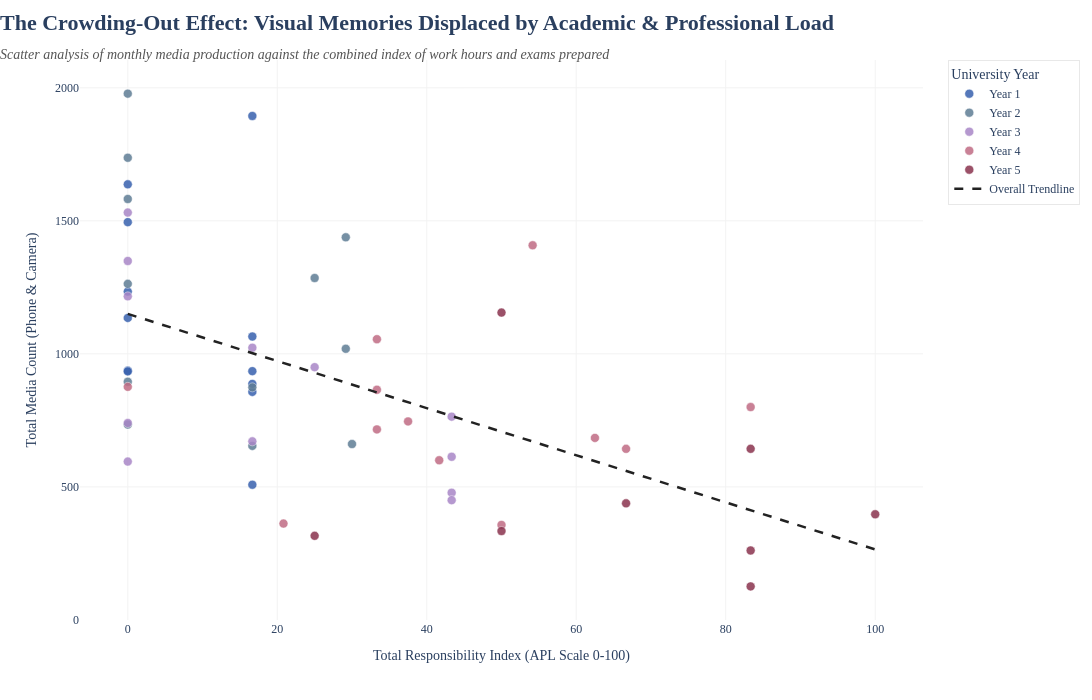

Write notebook code for a chart like this one.
### Markdown cell above
## Is there an actual correlation between the evolution of my Fof habits and the increase in responsabilities?

This section wills at verifying and visualizing the correlation between the increase in reposnabilities and the way my keeping track of memories has evolved.

The first step consists in discovering the correlation between the total media production and the hours of work and exams prepared.
First, I wanted to calculate my responsabilities by summing the hours of work and the load of the exams prepared. To do so, I reduced both to the same scale and summed them together, to have an overall **Academic & Professional Load index (APL)**. This index was compared with the total media produced (phone + camera) and the scatter plot was 
created.

### Code cell
import plotly.express as px
import pandas as pd

# min-max mormalization to create single scale for work and exams
min_work, max_work = df['work_hours'].min(), df['work_hours'].max()
min_exams, max_exams = df['exams_prepared'].min(), df['exams_prepared'].max()

df['work_norm'] = (df['work_hours'] - min_work) / (max_work - min_work) if max_work != min_work else 0
df['exams_norm'] = (df['exams_prepared'] - min_exams) / (max_exams - min_exams) if max_exams != min_exams else 0

# APL index
df['responsibility_index'] = ((df['work_norm'] + df['exams_norm']) / 2) * 100

# make uni years into strings
df['year_label'] = df['university_year'].apply(lambda x: f"Year {x}")

# scatter plot with regression line (OLS)
fig = px.scatter(
    df,
    x='responsibility_index',
    y='total_media_production',
    color='year_label',
    trendline="ols",                 
    trendline_scope="overall",       
    trendline_color_override="#222222", 
    labels={
        'responsibility_index': 'Total Responsibility Index (APL Scale 0-100)',
        'total_media_production': 'Total Media Count (Phone & Camera)',
        'year_label': 'University Year'
    },
    color_discrete_sequence=['#3861AE', '#5f7d95', '#a987c7', '#c06c84', '#8a334e'] 
)

# graph layout
fig.update_layout(
    font_family="Times New Roman",
    title_text="<b>The Crowding-Out Effect: Visual Memories Displaced by Academic & Professional Load</b><br><span style='font-size:14px; color:#555555;'><i>Scatter analysis of monthly media production against the combined index of work hours and exams prepared</i></span>",
    title_font_size=22,
    title_x=0.0, 
    plot_bgcolor="white",
    width=1100, 
    height=700,
    legend=dict(
        orientation="v",      
        yanchor="top",        
        y=1,
        xanchor="left",        
        x=1.03,                
        bgcolor="rgba(255,255,255,0.8)",
        bordercolor="#E8E8E8",
        borderwidth=1
    )
)

fig.update_xaxes(showgrid=True, gridcolor='#F3F3F3', zeroline=False)
fig.update_yaxes(showgrid=True, gridcolor='#F3F3F3', zeroline=False)

fig.update_traces(marker=dict(size=9, opacity=0.85, line=dict(width=0.5, color='white')))

# regression line styling
for trace in fig.data:
    if trace.mode == 'lines':
        trace.line.dash = 'dash'
        trace.line.width = 2.5
        trace.name = 'Overall Trendline'
        trace.showlegend = True

fig.show()

### Figure 1 — Plotly figure (JSON) as saved in the notebook; plotly's stock layout.template omitted (floating-point values rounded to 4 significant figures)
{"data": [{"hovertemplate": "University Year=Year 1<br>Total Responsibility Index (APL Scale 0-100)=%{x}<br>Total Media Count (Phone & Camera)=%{y}<extra></extra>", "legendgroup": "Year 1", "marker": {"color": "#3861AE", "line": {"color": "white", "width": 0.5}, "opacity": 0.85, "size": 9, "symbol": "circle"}, "mode": "markers", "name": "Year 1", "orientation": "v", "showlegend": true, "type": "scatter", "x": [0.0, 0.0, 0.0, 16.67, 16.67, 16.67, 0.0, 16.67, 16.67, 16.67, 0.0, 0.0], "xaxis": "x", "y": [937, 1637, 1135, 1894, 1065, 508, 934, 857, 887, 935, 1495, 1234], "yaxis": "y"}, {"hovertemplate": "University Year=Year 2<br>Total Responsibility Index (APL Scale 0-100)=%{x}<br>Total Media Count (Phone & Camera)=%{y}<extra></extra>", "legendgroup": "Year 2", "marker": {"color": "#5f7d95", "line": {"color": "white", "width": 0.5}, "opacity": 0.85, "size": 9, "symbol": "circle"}, "mode": "markers", "name": "Year 2", "orientation": "v", "showlegend": true, "type": "scatter", "x": [0.0, 0.0, 0.0, 16.67, 0.0, 29.17, 30.0, 29.17, 25.0, 16.67, 0.0, 0.0], "xaxis": "x", "y": [1737, 895, 1582, 874, 734, 1019, 661, 1438, 1285, 654, 1263, 1978], "yaxis": "y"}, {"hovertemplate": "University Year=Year 3<br>Total Responsibility Index (APL Scale 0-100)=%{x}<br>Total Media Count (Phone & Camera)=%{y}<extra></extra>", "legendgroup": "Year 3", "marker": {"color": "#a987c7", "line": {"color": "white", "width": 0.5}, "opacity": 0.85, "size": 9, "symbol": "circle"}, "mode": "markers", "name": "Year 3", "orientation": "v", "showlegend": true, "type": "scatter", "x": [0.0, 0.0, 16.67, 0.0, 16.67, 43.33, 43.33, 43.33, 43.33, 25.0, 0.0, 0.0], "xaxis": "x", "y": [1216, 595, 1023, 740, 671, 478, 613, 764, 450, 950, 1531, 1349], "yaxis": "y"}, {"hovertemplate": "University Year=Year 4<br>Total Responsibility Index (APL Scale 0-100)=%{x}<br>Total Media Count (Phone & Camera)=%{y}<extra></extra>", "legendgroup": "Year 4", "marker": {"color": "#c06c84", "line": {"color": "white", "width": 0.5}, "opacity": 0.85, "size": 9, "symbol": "circle"}, "mode": "markers", "name": "Year 4", "orientation": "v", "showlegend": true, "type": "scatter", "x": [20.83, 33.33, 41.67, 33.33, 54.17, 50.0, 37.5, 66.67, 83.33, 62.5, 33.33, 0.0], "xaxis": "x", "y": [362, 716, 600, 1055, 1408, 357, 746, 643, 800, 684, 865, 876], "yaxis": "y"}, {"hovertemplate": "University Year=Year 5<br>Total Responsibility Index (APL Scale 0-100)=%{x}<br>Total Media Count (Phone & Camera)=%{y}<extra></extra>", "legendgroup": "Year 5", "marker": {"color": "#8a334e", "line": {"color": "white", "width": 0.5}, "opacity": 0.85, "size": 9, "symbol": "circle"}, "mode": "markers", "name": "Year 5", "orientation": "v", "showlegend": true, "type": "scatter", "x": [25.0, 50.0, 50.0, 83.33, 83.33, 83.33, 66.67, 100.0], "xaxis": "x", "y": [316, 334, 1155, 643, 261, 126, 438, 397], "yaxis": "y"}, {"hovertemplate": "<b>OLS trendline</b><br>total_media_production = -8.85412 * responsibility_index + 1150.1<br>R<sup>2</sup>=0.315486<br><br>Total Responsibility Index (APL Scale 0-100)=%{x}<br>Total Media Count (Phone & Camera)=%{y} <b>(trend)</b><extra></extra>", "legendgroup": "Overall Trendline", "line": {"color": "#222222", "dash": "dash", "width": 2.5}, "marker": {"line": {"color": "white", "width": 0.5}, "opacity": 0.85, "size": 9}, "mode": "lines", "name": "Overall Trendline", "showlegend": true, "type": "scatter", "x": [0.0, 0.0, 0.0, 0.0, 0.0, 0.0, 0.0, 0.0, 0.0, 0.0, 0.0, 0.0, 0.0, 0.0, 0.0, 0.0, 0.0, 0.0, 16.67, 16.67, 16.67, 16.67, 16.67, 16.67, 16.67, 16.67, 16.67, 16.67, 20.83, 25.0, 25.0, 25.0, 29.17, 29.17, 30.0, 33.33, 33.33, 33.33, 37.5, 41.67, 43.33, 43.33, 43.33, 43.33, 50.0, 50.0, 50.0, 54.17, 62.5, 66.67, 66.67, 83.33, 83.33, 83.33, 83.33, 100.0], "xaxis": "x", "y": [1150.0, 1150.0, 1150.0, 1150.0, 1150.0, 1150.0, 1150.0, 1150.0, 1150.0, 1150.0, 1150.0, 1150.0, 1150.0, 1150.0, 1150.0, 1150.0, 1150.0, 1150.0, 1003.0, 1003.0, 1003.0, 1003.0, 1003.0, 1003.0, 1003.0, 1003.0, 1003.0, 1003.0, 965.6, 928.8, 928.8, 928.8, 891.9, 891.9, 884.5, 855.0, 855.0, 855.0, 818.1, 781.2, 766.4, 766.4, 766.4, 766.4, 707.4, 707.4, 707.4, 670.5, 596.7, 559.8, 559.8, 412.3, 412.3, 412.3, 412.3, 264.7], "yaxis": "y"}], "layout": {"font": {"family": "Times New Roman"}, "height": 700, "legend": {"bgcolor": "rgba(255,255,255,0.8)", "bordercolor": "#E8E8E8", "borderwidth": 1, "orientation": "v", "title": {"text": "University Year"}, "tracegroupgap": 0, "x": 1.03, "xanchor": "left", "y": 1, "yanchor": "top"}, "margin": {"t": 60}, "plot_bgcolor": "white", "title": {"font": {"size": 22}, "text": "<b>The Crowding-Out Effect: Visual Memories Displaced by Academic & Professional Load</b><br><span style='font-size:14px; color:#555555;'><i>Scatter analysis of monthly media production against the combined index of work hours and exams prepared</i></span>", "x": 0}, "width": 1100, "xaxis": {"anchor": "y", "domain": [0, 1], "gridcolor": "#F3F3F3", "showgrid": true, "title": {"text": "Total Responsibility Index (APL Scale 0-100)"}, "zeroline": false}, "yaxis": {"anchor": "x", "domain": [0, 1], "gridcolor": "#F3F3F3", "showgrid": true, "title": {"text": "Total Media Count (Phone & Camera)"}, "zeroline": false}}}
